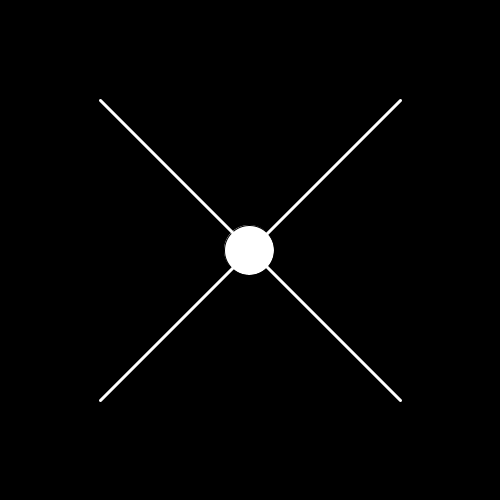
Frame 1 (no input)
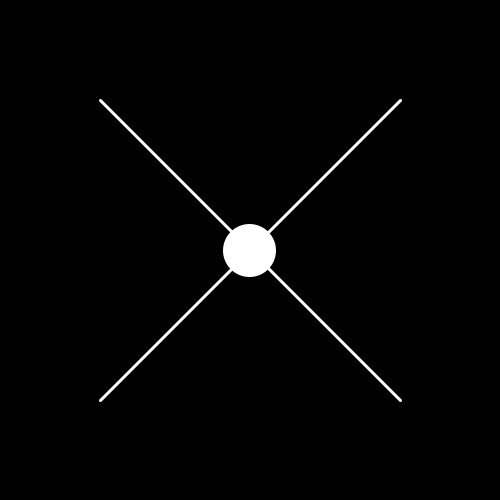
Frame 60 (the mouse pressed at the canvas centre just before this capture)
Frame 120 (the mouse held since frame 60 and released just before this capture): identical to frame 60, image omitted

The Processing sketch that drew these frames (run headless with seeded random() and noise(); from frame 60 on, the mouse is pressed at the canvas centre):

// Processing sketch: first_sketch
// ── first_sketch.pde
void setup(){
//println("hello, world");
  size(500, 500);
  background(0);
}

void draw(){
  background(0);
  circle(249,250,50);
  stroke(255);
  strokeWeight(3);
  line(100,100,400,400);
  line(100,400,400, 100);
 

}
